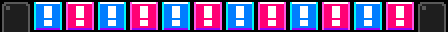

Below is a game level as drawn by its tile map, then a one-line description and the .tmx file that defines it, in full:
An orthogonal 14x1 tile map with 32x32 px tiles, 4 tile layers (Colision, Enemigos, Rads, Plataformas), 1 hidden layer not drawn.

<map version="1.0" tiledversion="2017.07.26" orientation="orthogonal" renderorder="right-down" width="14" height="1" tilewidth="32" tileheight="32" nextobjectid="56">
 <tileset firstgid="1" name="plataformas" tilewidth="32" tileheight="32" tilecount="196" columns="28">
  <image source="../plataformas.png" width="896" height="224" />
  <tile id="71">
   <animation>
    <frame tileid="71" duration="100" />
    <frame tileid="15" duration="100" />
   </animation>
  </tile>
  <tile id="72">
   <animation>
    <frame tileid="72" duration="100" />
    <frame tileid="16" duration="100" />
   </animation>
  </tile>
  <tile id="99">
   <animation>
    <frame tileid="99" duration="100" />
    <frame tileid="43" duration="100" />
   </animation>
  </tile>
  <tile id="100">
   <animation>
    <frame tileid="100" duration="100" />
    <frame tileid="44" duration="100" />
   </animation>
  </tile>
  <tile id="102">
   <animation>
    <frame tileid="102" duration="100" />
    <frame tileid="103" duration="100" />
    <frame tileid="104" duration="100" />
   </animation>
  </tile>
  <tile id="112">
   <animation>
    <frame tileid="112" duration="100" />
    <frame tileid="115" duration="100" />
    <frame tileid="118" duration="100" />
    <frame tileid="121" duration="100" />
    <frame tileid="124" duration="100" />
    <frame tileid="127" duration="100" />
   </animation>
  </tile>
  <tile id="113">
   <animation>
    <frame tileid="113" duration="100" />
    <frame tileid="116" duration="100" />
    <frame tileid="119" duration="100" />
    <frame tileid="122" duration="100" />
    <frame tileid="125" duration="100" />
    <frame tileid="128" duration="100" />
   </animation>
  </tile>
  <tile id="114">
   <animation>
    <frame tileid="114" duration="100" />
    <frame tileid="117" duration="100" />
    <frame tileid="120" duration="100" />
    <frame tileid="123" duration="100" />
    <frame tileid="126" duration="100" />
    <frame tileid="129" duration="100" />
   </animation>
  </tile>
  <tile id="140">
   <animation>
    <frame tileid="140" duration="100" />
    <frame tileid="143" duration="100" />
    <frame tileid="146" duration="100" />
    <frame tileid="149" duration="100" />
    <frame tileid="152" duration="100" />
    <frame tileid="155" duration="100" />
   </animation>
  </tile>
  <tile id="141">
   <animation>
    <frame tileid="141" duration="100" />
    <frame tileid="144" duration="100" />
    <frame tileid="147" duration="100" />
    <frame tileid="150" duration="100" />
    <frame tileid="153" duration="100" />
    <frame tileid="156" duration="100" />
   </animation>
  </tile>
  <tile id="142">
   <animation>
    <frame tileid="142" duration="100" />
    <frame tileid="145" duration="100" />
    <frame tileid="148" duration="100" />
    <frame tileid="151" duration="100" />
    <frame tileid="154" duration="100" />
    <frame tileid="157" duration="100" />
   </animation>
  </tile>
 </tileset>
 <layer name="Colision" width="14" height="1">
  <data>
   <tile gid="1" />
   <tile gid="4" />
   <tile gid="4" />
   <tile gid="4" />
   <tile gid="4" />
   <tile gid="4" />
   <tile gid="4" />
   <tile gid="4" />
   <tile gid="4" />
   <tile gid="4" />
   <tile gid="4" />
   <tile gid="4" />
   <tile gid="4" />
   <tile gid="2" />
  </data>
 </layer>
 <layer name="Enemigos" width="14" height="1">
  <data>
   <tile gid="0" />
   <tile gid="0" />
   <tile gid="0" />
   <tile gid="0" />
   <tile gid="0" />
   <tile gid="0" />
   <tile gid="0" />
   <tile gid="0" />
   <tile gid="0" />
   <tile gid="0" />
   <tile gid="0" />
   <tile gid="0" />
   <tile gid="0" />
   <tile gid="0" />
  </data>
 </layer>
 <layer name="Rads" width="14" height="1">
  <data>
   <tile gid="0" />
   <tile gid="0" />
   <tile gid="0" />
   <tile gid="0" />
   <tile gid="0" />
   <tile gid="0" />
   <tile gid="0" />
   <tile gid="0" />
   <tile gid="0" />
   <tile gid="0" />
   <tile gid="0" />
   <tile gid="0" />
   <tile gid="0" />
   <tile gid="0" />
  </data>
 </layer>
 <layer name="Plataformas" width="14" height="1">
  <data>
   <tile gid="137" />
   <tile gid="172" />
   <tile gid="173" />
   <tile gid="172" />
   <tile gid="173" />
   <tile gid="172" />
   <tile gid="173" />
   <tile gid="172" />
   <tile gid="173" />
   <tile gid="172" />
   <tile gid="173" />
   <tile gid="172" />
   <tile gid="173" />
   <tile gid="137" />
  </data>
 </layer>
 <imagelayer name="Fondo" visible="0" locked="1">
  <image source="LeapDay_theme_Waterfall.png" width="486" height="884" />
 </imagelayer>
</map>
